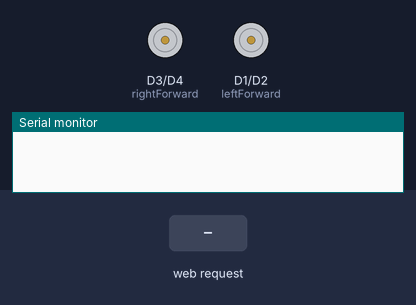
This sketch was run on a simulated ESP8266 (NodeMCU). Shown: motor-driver pin pairs drawn as motors (green arrow = first pin HIGH = forward, orange = second pin HIGH = backward, longer = more drive), the last lines printed to the serial monitor. Inputs (shaded band) come from the test bench.

Above: at 1.2 s.
1.3 s: HTTP request GET /move?command=F received
At 2.5 s:
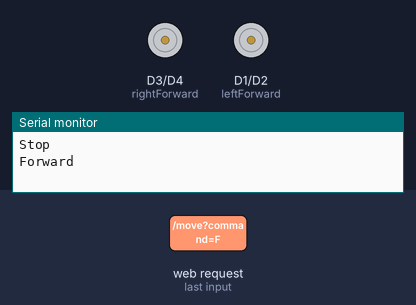
2.8 s: HTTP request GET /move?command=B received
At 3.9 s:
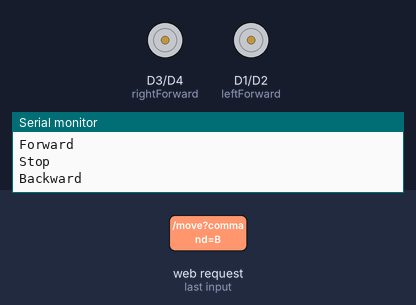
4.3 s: HTTP request GET /move?command=L received
At 5.1 s:
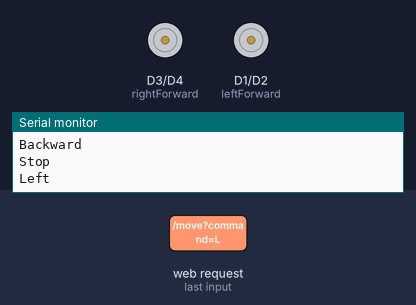
Timing chart, 0 to 7.3 s (numbered marks = the images above; inputs shaded):
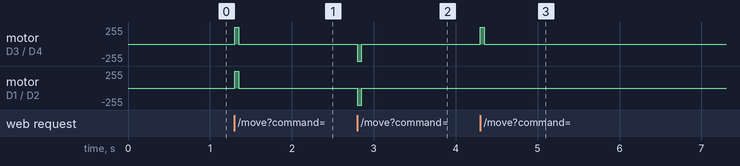

The sketch:

nodemcu_sap.ino
```cpp
/*
  commands to control the car :
 - http://<YourIP>:<YourPort>/move?command=F (Forward)
 - http://<YourIP>:<YourPort>/move?command=B (Backward)
 - http://<YourIP>:<YourPort>/move?command=R (Right)
 - http://<YourIP>:<YourPort>/move?command=L (Left)
 - http://<YourIP>:<YourPort>/move?command=S (Stop)
 - http://<YourIP>:<YourPort>/move?command=A (Twist Left)
 - http://<YourIP>:<YourPort>/move?command=D (Twist Right)

 call these commands with respective ip address and port number

 these url calls triggers the respective functions that move the rover
*/

//configuring pins
#define leftForward D1
#define leftBackward D2
#define rightForward D3
#define rightBackward D4
#define DELAY 50
// ------------------------------- //

#include <ESP8266WiFi.h>
#include <ESP8266WebServer.h>

// wifi AP mode details
const char *ssid = "ENTER_THE_SSID_HERE";   // ssid

const char *password = "ENTER_THE_PASSWORD_HERE";   // password

IPAddress ip(192, 168, 4, 1);           // ip address
IPAddress netmask(255, 255, 255, 0);    // subnet mask
const int port = 8080;                  // Port
ESP8266WebServer server(8080);

void setup()
{
  // setting wifi settings
  WiFi.mode(WIFI_AP);
  WiFi.softAPConfig(ip, ip, netmask);
  WiFi.softAP(ssid, password);

  // configuring pinModes
  pinMode(leftForward, OUTPUT);
  pinMode(rightForward, OUTPUT);
  pinMode(leftBackward, OUTPUT);
  pinMode(rightBackward, OUTPUT);

  server.on("/move", HTTP_GET, handleMoveRequest);    // configuring url handle "/move"
  server.onNotFound(handleNotFound);
  server.begin();                                // starting server

  Serial.begin(9600);                       // starting serial
}

void loop()
{
  server.handleClient();
}

void handleMoveRequest()
{
  if (!server.hasArg("command"))
  {
    server.send(404, "text / plain", "Move: undefined");
    return;
  }
  String command = server.arg("command");
  if (command.equals("F"))
  {
    forward();
    server.send(200, "text / plain", "Move: forward");
  }
  else if (command.equals("B"))
  {
    backward();
    server.send(200, "text / plain", "Move: backward");
  }
  else if (command.equals("S"))
  {
    stop_motors();
    server.send(200, "text / plain", "Move: stop");
  }
  else if (command.equals("L"))
  {
    left();
    server.send(200, "text / plain", "Turn: Left");
  }
  else if (command.equals("R"))
  {
    right();
    server.send(200, "text / plain", "Turn: Right");
  }
  else if (command.equals("A"))
  {
    twist_left();
    server.send(200, "text / plain", "Twist: Left");
  }
  else if (command.equals("D"))
  {
    twist_right();
    server.send(200, "text / plain", "Twist: Right");
  }
  else
  {
    stop_motors();
    server.send(404, "text / plain", "Move: undefined");
  }
}


void handleNotFound()
{
  server.send(404, "text / plain", "404: Not found");
}


// movement functions
void forward() {
  digitalWrite(leftForward, HIGH);
  digitalWrite(leftBackward, LOW);
  digitalWrite(rightForward, HIGH);
  digitalWrite(rightBackward, LOW);
  delay(DELAY);
  stop_motors();
  Serial.println("Forward");
}

void backward() {
  digitalWrite(leftForward, LOW);
  digitalWrite(leftBackward, HIGH);
  digitalWrite(rightForward, LOW);
  digitalWrite(rightBackward, HIGH);
  delay(DELAY);
  stop_motors();
  Serial.println("Backward");
}
void stop_motors() {
  digitalWrite(leftForward, LOW);
  digitalWrite(leftBackward, LOW);
  digitalWrite(rightForward, LOW);
  digitalWrite(rightBackward, LOW);
  Serial.println("Stop");


}
void right() {
  digitalWrite(leftForward, HIGH);
  digitalWrite(leftBackward, LOW);
  digitalWrite(rightForward, LOW);
  digitalWrite(rightBackward, LOW);
  delay(DELAY);
  stop_motors();
  Serial.println("Right");
}
void left() {
  digitalWrite(leftForward, LOW);
  digitalWrite(leftBackward, LOW);
  digitalWrite(rightForward, HIGH);
  digitalWrite(rightBackward, LOW);
  delay(DELAY);
  stop_motors();
  Serial.println("Left");
}
void twist_left() {
  digitalWrite(leftForward, LOW);
  digitalWrite(leftBackward, HIGH);
  digitalWrite(rightForward, HIGH);
  digitalWrite(rightBackward, LOW);
  delay(DELAY);
  stop_motors();
  Serial.println("Twist Left");
}
void twist_right() {
  digitalWrite(leftForward, HIGH);
  digitalWrite(leftBackward, LOW);
  digitalWrite(rightForward, LOW);
  digitalWrite(rightBackward, HIGH);
  delay(DELAY);
  stop_motors();
  Serial.println("Twist Right");
}
```

Measured:
- after the input at 1.3 s, motor on D3 (rightForward) / D4 (rightBackward), motor on D1 (leftForward) / D2 (leftBackward): stopped → forward 255/255 at once, → stopped 0.05 s later
- after the input at 2.8 s, motor on D3 (rightForward) / D4 (rightBackward), motor on D1 (leftForward) / D2 (leftBackward): stopped → backward 255/255 at once, → stopped 0.05 s later
- after the input at 4.3 s, motor on D3 (rightForward) / D4 (rightBackward): stopped → forward 255/255 at once, → stopped 0.05 s later
